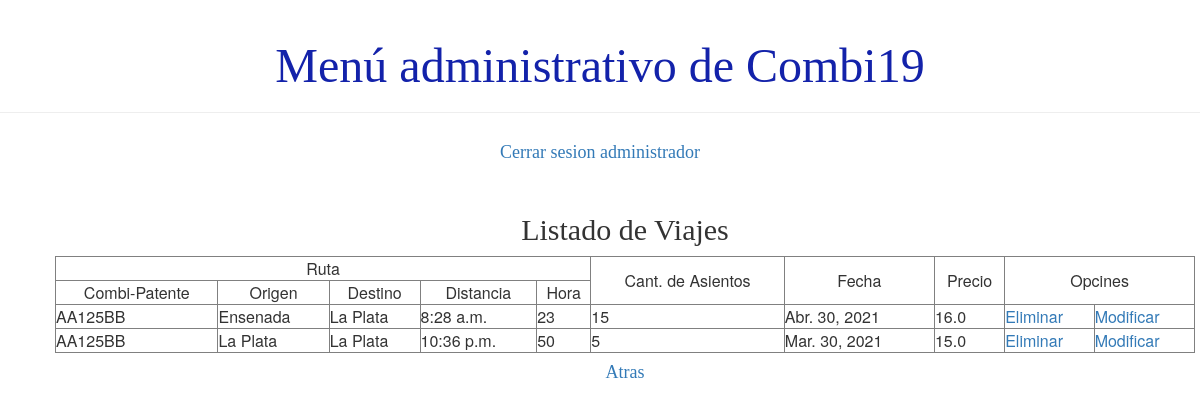
Screenshot of /usuario/listaViaje (signed in) with the database file from the repository.
### demo1/models.py (models this page shows, shortened)
class Combi(models.Model):
    TIPOS_COMBI = (
        ('C', 'Cama'),
        ('S', 'Semicama'),
    )
    chofer = models.ForeignKey(Chofer, on_delete=models.CASCADE)
    patente = models.CharField(max_length=10)
    tipo = models.CharField(max_length=1, choices=TIPOS_COMBI)
    modelo = models.CharField(max_length=40)
    asientos = models.IntegerField()
    activo = models.BooleanField(default=True)

class Lugar(models.Model):
    nombre_de_lugar = models.CharField(max_length=50)
    provincia = models.CharField(max_length=40)
    activo = models.BooleanField(default=True)

class Ruta(models.Model):
    combi = models.ForeignKey(Combi, on_delete=models.CASCADE)
    origen = models.ForeignKey(Lugar, on_delete=models.CASCADE, related_name='origen')
    destino = models.ForeignKey(Lugar, on_delete=models.CASCADE, related_name='destino')
    hora = models.TimeField()
    distancia = models.IntegerField()
    activo = models.BooleanField(default=True)

class Viaje(models.Model):
    ruta = models.ForeignKey(Ruta, on_delete=models.CASCADE)
    insumos = models.ManyToManyField(Insumo)
    fecha = models.DateField()
    precio = models.FloatField()
    asientos = models.IntegerField()
    activo = models.BooleanField(default=True)
    class Meta:
        unique_together = ('ruta', 'fecha',)

### demo1/views.py (the view)
# urls.py: path('usuario/listaViaje', views.listado_viaje ,name='listado_viaje'),
def listado_viaje(request):
    viajes=armarFilaViaje()
    paginator= Paginator(viajes, 10)
    cantidad=False if (paginator.count == 0) else True
    page_number = request.GET.get('page')
    page_obj = paginator.get_page(page_number)
    return render(request, 'demo1/listados/listado_viaje.html', {'page_obj':page_obj, 'cantidad':cantidad})

### demo1/views.py (called while the page is built)
def armarFilaViaje():
    viajes=Viaje.objects.filter(activo=True).values()
    lista=[]
    for v in viajes:
        r=Ruta.objects.filter(id=v['ruta_id']).values()
        combi=Combi.objects.filter(id=r[0]['combi_id']).values()
        o=Lugar.objects.filter(id=r[0]['origen_id']).values()
        d=Lugar.objects.filter(id=r[0]['destino_id']).values()
        dic={'patente':combi[0]['patente'], 'origen':o[0]['nombre_de_lugar'], 'destino':d[0]['nombre_de_lugar'],
            'hora': r[0]['hora'], 'distancia':r[0]['distancia'], 'cant': v['asientos'], 'fecha':v['fecha'], 'precio':v['precio'], 'pk':v['id']}
        lista.append(dic)
    return lista

### demo1/templates/demo1/listados/listado_viaje.html (shortened to what this page needs)
{% extends 'demo1/base.html' %}
{% block content %}
<div class="card">
    <h2>Listado de Viajes</h2>
</div>
    <div >
    <table class="tablalista" width=100% border="1">
        <tbody>
        {% if cantidad %}
            <tr>
                <td align="center" colspan="5">Ruta</td>
                <td align="center" rowspan="2">Cant. de Asientos</td>
                <td align="center" rowspan="2">Fecha</td>
                <td align="center" rowspan="2">Precio</td>
                <td align="center" rowspan="2" colspan="2">Opcines</td>
            </tr>
            <tr>
                <td align="center">Combi-Patente</td>
                <td align="center">Origen</td>
                <td align="center">Destino</td>
                <td align="center">Distancia</td>
                <td align="center">Hora</td>
            </tr>
            {% for v in page_obj %}
                <tr>
                    <td>{{ v.patente }}</td>
                    <td>{{ v.origen }}</td>
                    <td>{{ v.destino }}</td>
                    <td>{{ v.hora }}</td>
                    <td>{{ v.distancia }}</td>
                    <td>{{ v.cant }}</td>
                    <td>{{ v.fecha }}</td>
                    <td>{{ v.precio }}</td>
                    <td>
                        <a href="{% url 'eliminar_viaje' pk=v.pk%}">Eliminar</a></td>
                    <td>
                        <a href="{% url 'modificar_viaje' pk=v.pk%}">Modificar</a>
                    </td>
                </tr>
            {% endfor %}
        {% else %}
            <p>No se registro ningun viaje</p>
        {% endif %}
    </tbody>
    </table>
    </div>
<div class="card"><h4><a href="{% url 'principal' %}">Atras</a></h4></div>
{% endblock %}

### demo1/static/css/demo1.css (style rules this page uses)
h4 { color: #02105e; }
h1, h2, h3, h4 { font-family: 'Lobster', cursive; }
.card { display: flex; align-items: center; justify-content: center; }

### rows the page displays
Combi: patente "AA125BB" "AA125BB"
Lugar: origen "Ensenada"
Lugar: destino "La Plata" "La Plata", origen "La Plata"
Ruta: hora "8:28 a.m."
Viaje: fecha "Abr. 30, 2021", precio "16.0"
Ruta: hora "10:36 p.m."
Viaje: fecha "Mar. 30, 2021", precio "15.0"

### other values shown
{{ v.distancia }} "23" "50"
{{ v.cant }} "15" "5"
